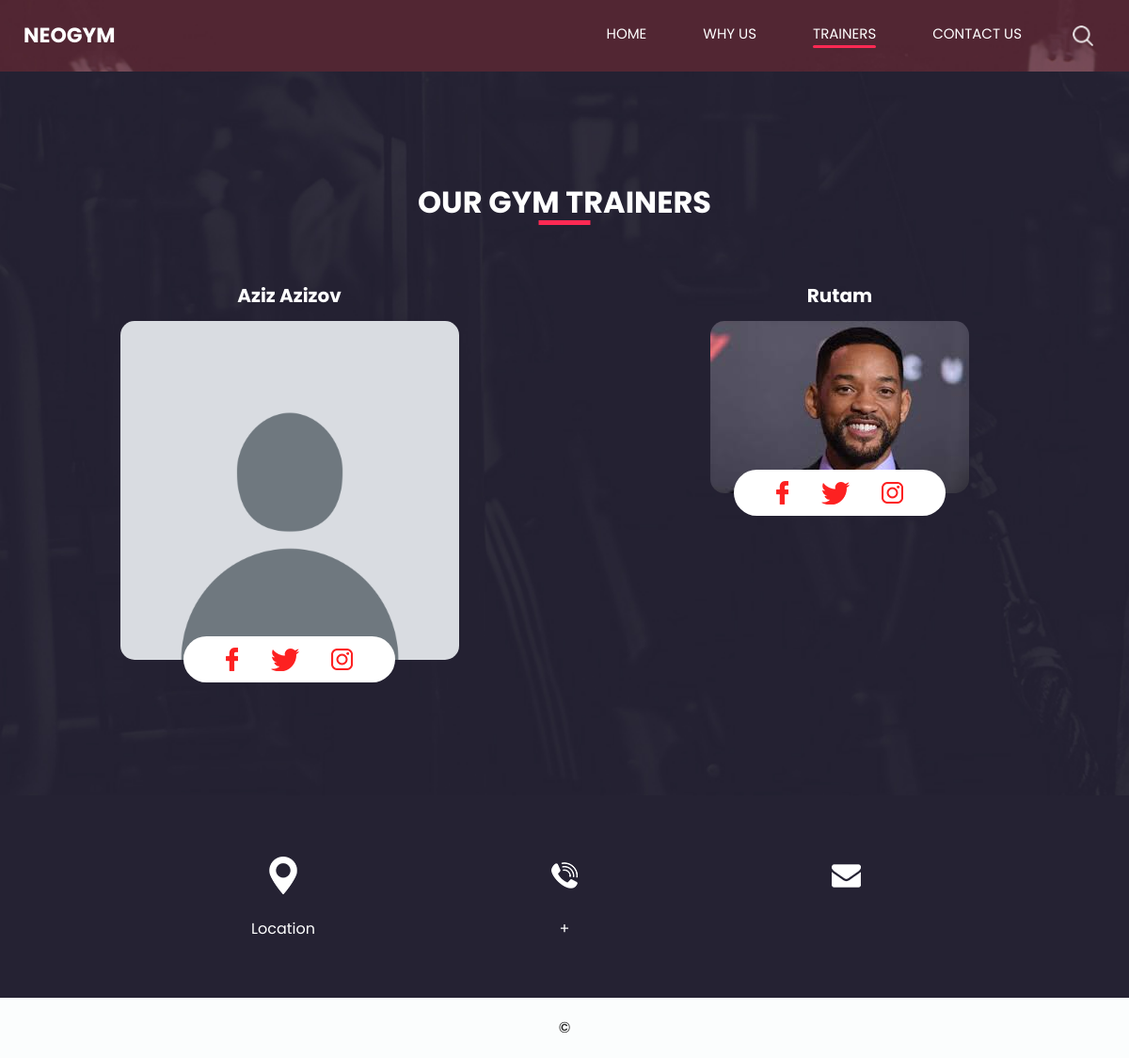
Before: /trainer/ with the older database file.
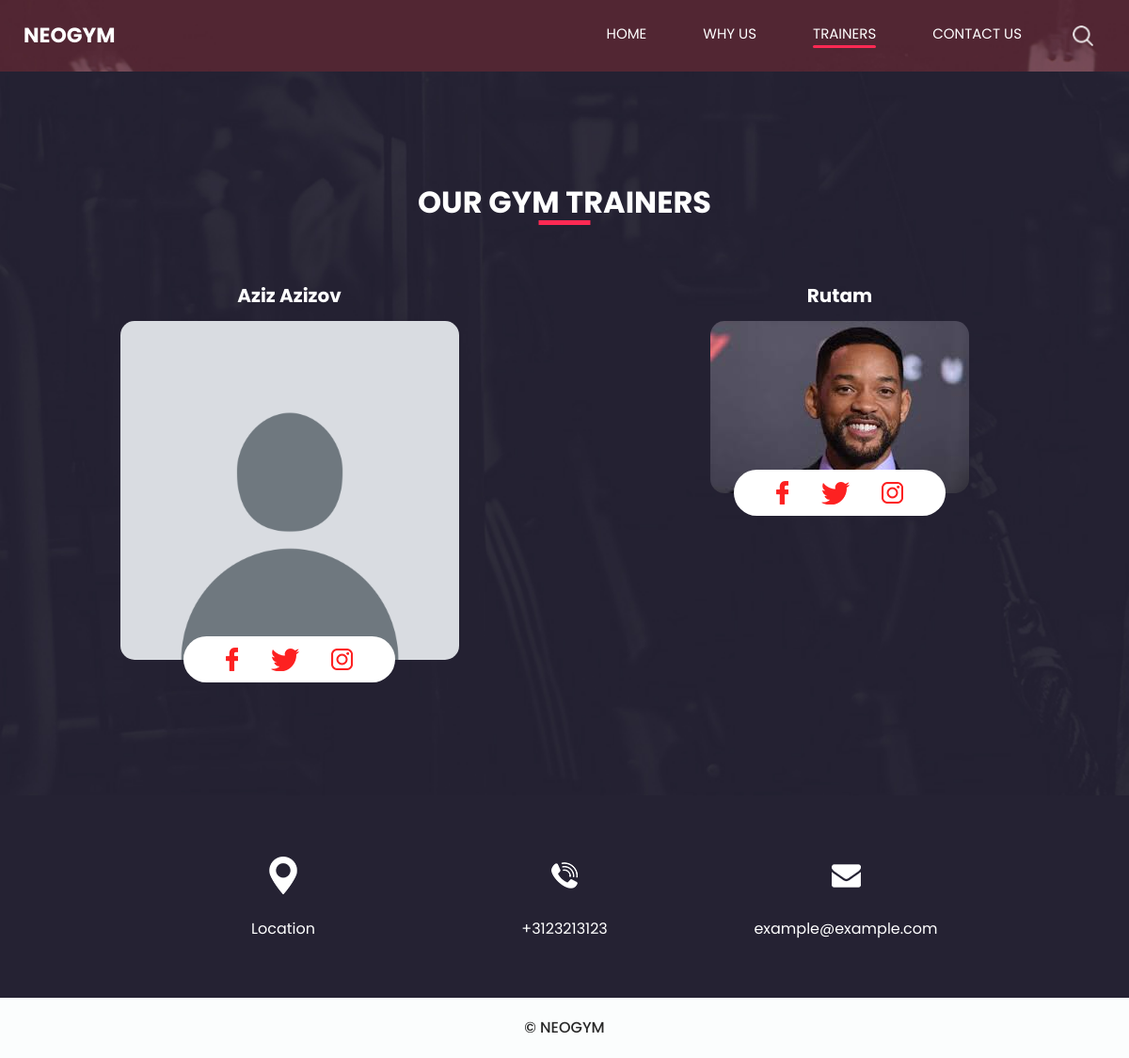
After: the same page with the newer database file.
### main/models.py (models this page shows, shortened)
class Footer(models.Model):
    location = models.URLField()
    phone_number = models.IntegerField()
    email = models.EmailField()
    text = models.CharField(max_length=100)
    class Meta():
        verbose_name = "Footer data"
        verbose_name_plural = "Footer data"

### main/views.py (the view)
# urls.py: path('trainer/', Trainer_view, name = 'trainer'),
def Trainer_view(request):
    context = {
        'active_page':'trainer',
        'trainer': Trainer.objects.all(),
        'footer_data' : Footer.objects.last(),
    }
    return render(request, 'trainer.html', context)

### templates/trainer.html (shortened to what this page needs)
<!DOCTYPE html>
<html>
{% include "head.html" %}
<body class="sub_page">
  <div class="hero_area">
    {% include "navbar.html" %}
  </div>
  <section class="trainer_section layout_padding">
    <div class="container">
      <div class="heading_container">
        <h2>
          Our Gym Trainers
        </h2>
      </div>
      <div class="row">
        {% for k in trainer %}
        <div class="col-lg-4 col-md-6 mx-auto">
          <div class="box">
            <div class="name">
              <h5>
                {{k.full_name}}
              </h5>
            </div>
            <div class="img-box">
              <img src="{{ k.img.url }}" alt="">
            </div>
            <div class="social_box">
              <a href="{{k.facebook}}">
                <img src="/static/images/facebook-logo.png" alt="">
              </a>
              <a href="{{k.twitter}}">
                <img src="/static/images/twitter.png" alt="">
              </a>
              <a href="{{k.instagram}}">
                <img src="/static/images/instagram-logo.png" alt="">
              </a>
            </div>
          </div>
        </div>
        {% endfor %}
      </div>
    </div>
  </section>
  {% include "footer.html" %}
</body>
</html>

### templates/footer.html (shortened to what this page needs)
  <section class="info_section layout_padding2">
    <div class="container">
      <div class="info_items">
        <a href="{{ footer_data.location }}">
          <div class="item ">
            <div class="img-box box-1">
            </div>
            <div class="detail-box">
              <p>
                Location
              </p>
            </div>
          </div>
        </a>
        <a href="tel:{{ footer_data.phone_number }}">
          <div class="item ">
            <div class="img-box box-2">
            </div>
            <div class="detail-box">
              <p>
                +{{ footer_data.phone_number }}
              </p>
            </div>
          </div>
        </a>
        <a href="mailto:{{ footer_data.email }}">
          <div class="item ">
            <div class="img-box box-3">
            </div>
            <div class="detail-box">
              <p>
                {{ footer_data.email }}
              </p>
            </div>
          </div>
        </a>
      </div>
    </div>
  </section>
  <footer class="container-fluid footer_section">
    <p>
      &copy; {{ footer_data.text }}
    </p>
  </footer>

Changed rows visible on the page:
added Footer: phone_number "3123213123", email "example@example.com", text "NEOGYM"
